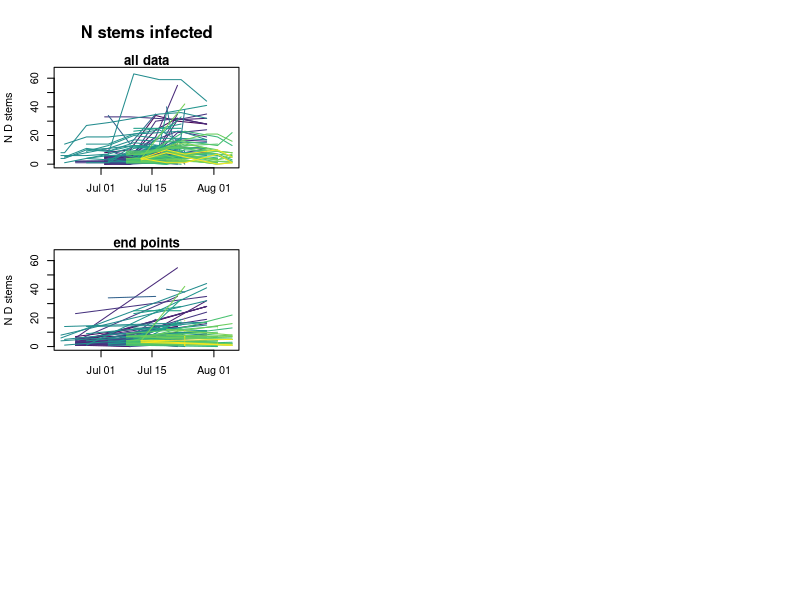

The R source for this figure: (Note: this script raises an error after producing the figure.)
library(lubridate)
library(viridis)

setwd("~/Documents/GitHub/flax.rust/data")
demog<-read.csv("Demography.csv")
within.host<-read.csv("Withinhost.csv")

#### within host data

### clean

within.host$Date<-as.Date(within.host$Date,tryFormats=c("%m/%d/%Y"))
column.index<-c(1:7,9,11,14,15,17)
within.host<-within.host[,column.index]
within.host[,"length.tissue.infected"]<-NA

## subset to relevant year

within.host<-subset(within.host,Year=="2019")
within.host<-droplevels(within.host)

## for stems with height recorded as '<5' set height to 5
within.host[which(within.host[,"stem.height"]=="<5"),"stem.height"]<-5
within.host<-transform(within.host,stem.height=as.numeric(as.character(stem.height)))

## for stems with height recorded as '<5' set height to 5
within.host[which(within.host[,"percent.tissue.infected"]=="<.05"),"percent.tissue.infected"]<-.05
within.host[which(within.host[,"percent.tissue.infected"]==""),"percent.tissue.infected"]<-NA
within.host<-transform(within.host,percent.tissue.infected=as.numeric(as.character(percent.tissue.infected)))

### restructure

tags<-c()
sites<-c()
dates<-c()
N.Stems<-c()
N.D.Stems<-c()
max.heights<-c()
tot.inf.metric.measures<-c()

for(tag in unique(within.host$Tag))
{
  sub.data<-subset(within.host,Tag==tag)
  
  for(date in unique(sub.data$Date)[order(unique(sub.data$Date))])
  {
    sub.data.week<-subset(sub.data,Date==date)
    
    tag.data<-as.character(sub.data.week[1,"Tag"])
    site<-as.character(sub.data.week[1,"Site"])
    date.data<-sub.data.week[1,"Date"]
    N.Stem<-sub.data.week[1,"N.Stems"]
    N.D.Stem<-sub.data.week[1,"N.D.Stems"]
    max.height<-sub.data.week[1,"max.height"]
    
    tags<-c(tags,tag.data)
    sites<-c(sites,site)
    dates<-c(dates,paste(date.data))
    N.Stems<-c(N.Stems,N.Stem)
    N.D.Stems<-c(N.D.Stems,N.D.Stem)
    max.heights<-c(max.heights,max.height)
    
    inf.metric.measured<-c()
    for(i in 1:dim(sub.data.week)[1])
    {
      if(is.na(sub.data.week[i,"length.tissue.infected"]) & !is.na(sub.data.week[i,"percent.tissue.infected"])) {sub.data.week[i,"length.tissue.infected"]<-sub.data.week[i,"percent.tissue.infected"]*sub.data.week[i,"stem.height"]}
      new.inf.metric<-sub.data.week[i,"length.tissue.infected"]*sub.data.week[i,"N.pustules.middle"]
      inf.metric.measured<-c(inf.metric.measured,new.inf.metric)
    }
    tot.inf.metric.measure<-c()
    if(!all(is.na(inf.metric.measured))) {tot.inf.metric.measure<-sub.data.week$N.D.Stems[1]*sum(inf.metric.measured,na.rm = T)/length(inf.metric.measured)} else{tot.inf.metric.measure<-NA}
    tot.inf.metric.measures<-c(tot.inf.metric.measures,tot.inf.metric.measure)    
  }
  
}

predictor.data<-data.frame(tag=as.character(tags),site=sites,date=as.Date(dates),N.Stems=N.Stems,N.D.Stems=N.D.Stems,p.D.stems=N.D.Stems/(N.D.Stems+N.Stems),max.height=max.heights,tot.inf.metric=tot.inf.metric.measures)

layout(matrix(c(1,1,5,5,9,9,2,2,6,6,10,10,3,4,7,8,11,12),3,6,byrow = T))
par(mar=c(5.1,4.1,1.1,2.1),oma=c(0,0,4,0))

### N.D.stems 
plot(0,0,xlim=c(min(predictor.data$date),max(predictor.data$date)),ylim=c(0,65),axes = F,main="all data",xlab="",ylab = "N D stems")
mtext("N stems infected",3,line=2,font=2)
axis(2)
axis.Date(1,predictor.data$date)
box()

for(tag.index in unique(predictor.data$tag))
{
  plot.data<-subset(predictor.data,tag==tag.index)
  col<-viridis(length(unique(predictor.data$tag)))[which(unique(predictor.data$tag)==tag.index)]
  points(plot.data$date,plot.data$N.D.Stems,type="l",col=col)
}

plot(0,0,xlim=c(min(predictor.data$date),max(predictor.data$date)),ylim=c(0,65),axes = F,main="end points",xlab="",ylab = "N D stems")
axis(2)
axis.Date(1,predictor.data$date)
box()

for(tag.index in unique(predictor.data$tag))
{
  plot.data<-subset(predictor.data,tag==tag.index)
  col<-viridis(length(unique(predictor.data$tag)))[which(unique(predictor.data$tag)==tag.index)]
  points(c(plot.data[1,"date"],plot.data[dim(plot.data)[1],"date"]),c(plot.data[1,"N.D.Stems"],plot.data[dim(plot.data)[1],"N.D.Stems"]),type="l",col=col)
}

slopes<-c()
for(tag.index in unique(predictor.data$tag))
{
  plot.data<-subset(predictor.data,tag==tag.index)
  if(dim(plot.data)[1]>1)
  {
    slope<-coef(lm(N.D.Stems~date,data = plot.data))[2]
    slopes<-c(slopes,slope)
  } else{slopes<-c(slopes,NA)}
}
hist(na.omit(slopes),xlab="slope",main="fit to all data",breaks=10)
abline(v=0,col="red")

slopes<-c()
for(tag.index in unique(predictor.data$tag))
{
  plot.data<-subset(predictor.data,tag==tag.index)
  if(dim(plot.data)[1]>1)
  {
    slope<-coef(lm(N.D.Stems~date,data = plot.data[c(min(which(!is.na(plot.data$N.D.Stems))),max(which(!is.na(plot.data$N.D.Stems)))),] ))[2]
    slopes<-c(slopes,slope)
  } else{slopes<-c(slopes,NA)}
}
hist(na.omit(slopes),xlab="slope",main="fit to endpoints",breaks=10)
abline(v=0,col="red")

### p.D.stems

plot(0,0,xlim=c(min(predictor.data$date),max(predictor.data$date)),ylim=c(0,.6),axes = F,main="all data",xlab="",ylab = "% stems infected")
mtext("% stems infected",3,line=2,font=2)
axis(2)
axis.Date(1,predictor.data$date)
box()

for(tag.index in unique(predictor.data$tag))
{
  plot.data<-subset(predictor.data,tag==tag.index)
  col<-viridis(length(unique(predictor.data$tag)))[which(unique(predictor.data$tag)==tag.index)]
  points(plot.data$date,plot.data$p.D.stems,type="l",col=col)
}

plot(0,0,xlim=c(min(predictor.data$date),max(predictor.data$date)),ylim=c(0,.6),axes = F,main="end points",xlab="",ylab = "% stems infected")
axis(2)
axis.Date(1,predictor.data$date)
box()

for(tag.index in unique(predictor.data$tag))
{
  plot.data<-subset(predictor.data,tag==tag.index)
  col<-viridis(length(unique(predictor.data$tag)))[which(unique(predictor.data$tag)==tag.index)]
  points(c(plot.data[1,"date"],plot.data[dim(plot.data)[1],"date"]),c(plot.data[1,"p.D.stems"],plot.data[dim(plot.data)[1],"p.D.stems"]),type="l",col=col)
}

slopes<-c()
for(tag.index in unique(predictor.data$tag))
{
  plot.data<-subset(predictor.data,tag==tag.index)
  if(dim(plot.data)[1]>1)
  {
    slope<-coef(lm(p.D.stems~date,data = plot.data))[2]
    slopes<-c(slopes,slope)
  } else{slopes<-c(slopes,NA)}
}
hist(na.omit(slopes),xlab="slope",main="fit to all data",breaks=10)
abline(v=0,col="red")

slopes<-c()
for(tag.index in unique(predictor.data$tag))
{
  plot.data<-subset(predictor.data,tag==tag.index)
  if(dim(plot.data)[1]>1)
  {
    slope<-coef(lm(p.D.stems~date,data = plot.data[c(min(which(!is.na(plot.data$p.D.stems))),max(which(!is.na(plot.data$p.D.stems)))),] ))[2]
    slopes<-c(slopes,slope)
  } else{slopes<-c(slopes,NA)}
}
hist(na.omit(slopes),xlab="slope",main="fit to endpoints",breaks=10)
abline(v=0,col="red")

### total infection load metric

plot(0,0,xlim=c(min(predictor.data$date),max(predictor.data$date)),ylim=c(0,32000),axes = F,main="all data",xlab="",ylab = "total infection load")
mtext("total infection load",3,line=2,font=2)
axis(2)
axis.Date(1,predictor.data$date)
box()

for(tag.index in unique(predictor.data$tag))
{
  plot.data<-subset(predictor.data,tag==tag.index)
  col<-viridis(length(unique(predictor.data$tag)))[which(unique(predictor.data$tag)==tag.index)]
  points(plot.data$date,plot.data$tot.inf.metric,type="l",col=col)
}

plot(0,0,xlim=c(min(predictor.data$date),max(predictor.data$date)),ylim=c(0,32000),axes = F,main="end points",xlab="",ylab = "total infection load")
axis(2)
axis.Date(1,predictor.data$date)
box()

for(tag.index in unique(predictor.data$tag))
{
  plot.data<-subset(predictor.data,tag==tag.index)
  plot.data<-plot.data[c(min(which(!is.na(plot.data$tot.inf.metric))),max(which(!is.na(plot.data$tot.inf.metric)))),]
  col<-viridis(length(unique(predictor.data$tag)))[which(unique(predictor.data$tag)==tag.index)]
  points(c(plot.data[c(1,2),"date"]),c(plot.data[c(1,2),"tot.inf.metric"]),type="l",col=col)
}

slopes<-c()
for(tag.index in unique(predictor.data$tag))
{
  plot.data<-subset(predictor.data,tag==tag.index)
  if(dim(plot.data)[1]>1)
  {
    slope<-coef(lm(tot.inf.metric~date,data = plot.data))[2]
    slopes<-c(slopes,slope)
  } else{slopes<-c(slopes,NA)}
}
hist(na.omit(slopes),xlab="slope",main="fit to all data",breaks=10)
abline(v=0,col="red")

slopes<-c()
for(tag.index in unique(predictor.data$tag))
{
  plot.data<-subset(predictor.data,tag==tag.index)
  if(dim(plot.data)[1]>1)
  {
    slope<-coef(lm(tot.inf.metric~date,data = plot.data[c(min(which(!is.na(plot.data$tot.inf.metric))),max(which(!is.na(plot.data$tot.inf.metric)))),] ))[2]
    slopes<-c(slopes,slope)
  } else{slopes<-c(slopes,NA)}
}
hist(na.omit(slopes),xlab="slope",main="fit to endpoints",breaks=10)
abline(v=0,col="red")
